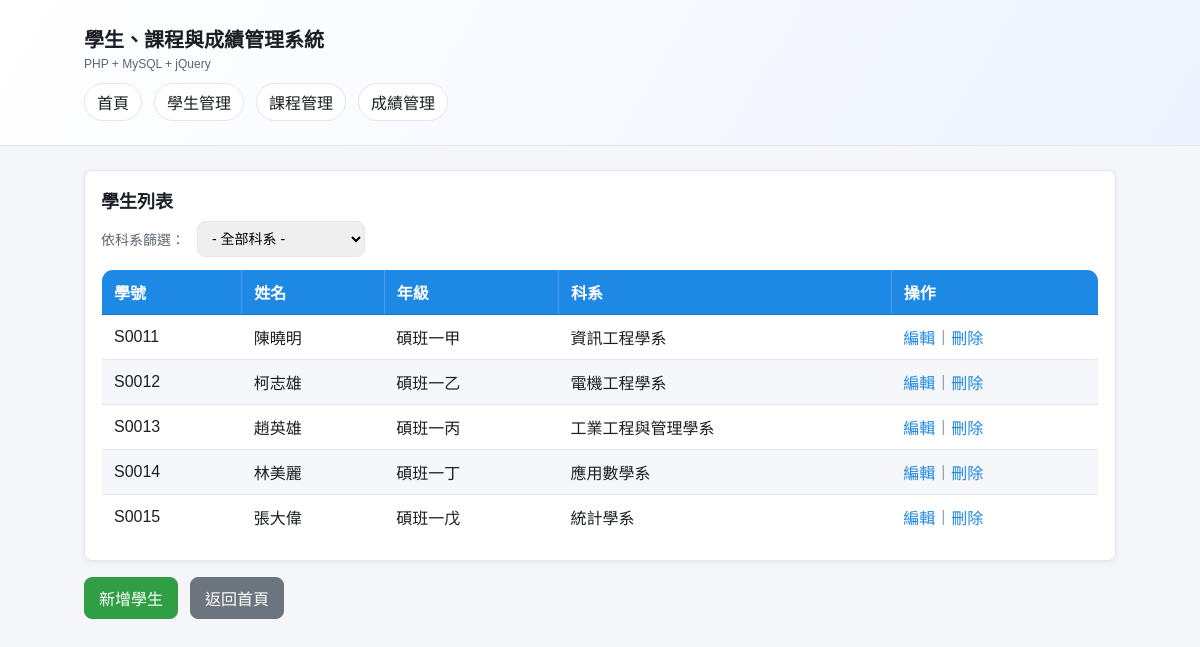
The app's page /students/list.php with its own data.
### tables this page shows
CREATE TABLE Student (
    學號 CHAR(5) PRIMARY KEY,
    姓名 VARCHAR(20),
    年級 VARCHAR(10),
    科系代碼 CHAR(4),
    FOREIGN KEY (科系代碼) REFERENCES Department(科系代碼)
);

CREATE TABLE Department (
    科系代碼 CHAR(4) PRIMARY KEY,
    科系名稱 VARCHAR(50),
    系主任 VARCHAR(20)
);

### db.php (called while the page is built, shortened)
<?php
function h($value): string
{
    return htmlspecialchars((string)$value, ENT_QUOTES, 'UTF-8');
}
function base_prefix(): string
{
    $script = $_SERVER['SCRIPT_NAME'] ?? '';
    $dir = trim(dirname($script), '/');
    $parts = explode('/', $dir);
    $project = basename(__DIR__);
    return str_repeat('../', count($parts));
}
function url_path(string $path): string
{
    return base_prefix() . ltrim($path, '/');
}

### students/list.php (the view, shortened to what this page needs)
<?php
require_once __DIR__ . '/../db.php';
$pdo = get_pdo();
$sql = 'SELECT s.學號, s.姓名, s.年級, s.科系代碼, d.科系名稱 '
    . 'FROM Student s LEFT JOIN Department d ON s.科系代碼 = d.科系代碼';
$params = [];
$sql .= ' ORDER BY s.學號';
$stmt = $pdo->prepare($sql);
$stmt->execute($params);
$students = $stmt->fetchAll();
include __DIR__ . '/../header.php';
?>
<div class="page-card">
    <div class="card-header">
        <div class="section-title">學生列表</div>
        <form method="get" class="filter-row">
            <label for="dept">依科系篩選：</label>
            <select id="dept" name="dept" class="js-auto-submit">
                <option value="">- 全部科系 -</option>
            </select>
        </form>
    </div>
    <table class="table table-blue table-striped">
        <thead>
            <tr>
                <th>學號</th>
                <th>姓名</th>
                <th>年級</th>
                <th>科系</th>
                <th>操作</th>
            </tr>
        </thead>
        <tbody>
            <?php if (!$students): ?>
                <tr>
                    <td colspan="5">目前沒有學生資料</td>
                </tr>
            <?php else: ?>
                <?php foreach ($students as $row): ?>
                    <tr>
                        <td><?php echo h($row['學號']); ?></td>
                        <td><?php echo h($row['姓名']); ?></td>
                        <td><?php echo h($row['年級']); ?></td>
                        <td><?php echo h($row['科系名稱'] ?? $row['科系代碼']); ?></td>
                        <td>
                            <div class="actions-inline">
                                <a class="action-link" href="edit.php?id=<?php echo h($row['學號']); ?>">編輯</a>
                                <span class="action-divider">|</span>
                                <form method="post" action="delete.php" class="js-delete" data-confirm="確認要刪除 <?php echo h($row['姓名']); ?> 嗎？">
                                    <button class="action-link" type="submit">刪除</button>
                                </form>
                            </div>
                        </td>
                    </tr>
                <?php endforeach; ?>
            <?php endif; ?>
        </tbody>
    </table>
</div>
<div class="footer-actions">
    <a class="btn success" href="create.php">新增學生</a>
    <a class="btn secondary" href="<?php echo h(url_path('index.php')); ?>">返回首頁</a>
</div>
<?php include __DIR__ . '/../footer.php'; ?>

### assets/style.css (style rules this page uses)
:root { --bg: #f4f6f9; --card: #ffffff; --text: #1b1f24; --muted: #5b6672; --primary: #1f6feb; --danger: #c92a2a; --border: #e1e6ef; }
* { box-sizing: border-box; }
body { margin: 0; background: var(--bg); color: var(--text); font-family: "Noto Sans TC", "PingFang TC", "Microsoft JhengHei", sans-serif; }
.page-card { background: #ffffff; border: 1px solid #e3e6ea; border-radius: 8px; padding: 16px 16px 20px; box-shadow: 0 2px 6px rgba(15, 23, 42, 0.06); }
.card-header { display: flex; flex-direction: column; align-items: flex-start; gap: 8px; margin-bottom: 12px; }
.section-title { font-weight: 700; font-size: 18px; }
.filter-row { display: flex; align-items: center; flex-wrap: wrap; gap: 8px 12px; }
.filter-row label { font-size: 14px; color: var(--muted); }
.table.table-blue thead th { background: #1e88e5; color: #ffffff; border-bottom: 1px solid #1b77cc; }
.table.table-blue thead th + th { border-left: 1px solid rgba(255, 255, 255, 0.2); }
.table.table-striped tbody tr:nth-child(even) td { background: #f5f7fa; }
.actions-inline { display: flex; align-items: center; gap: 6px; color: #1e88e5; }
.actions-inline form { margin: 0; }
.action-link { border: none; background: none; padding: 0; color: #1e88e5; cursor: pointer; text-decoration: none; font: inherit; }
.action-divider { color: #9aa4b2; }
.footer-actions { display: flex; gap: 12px; margin-top: 16px; }
.table { width: 100%; border-collapse: collapse; background: var(--card); border: 1px solid var(--border); border-radius: 12px; overflow: hidden; }
.table th, .table td { padding: 10px 12px; border-bottom: 1px solid var(--border); text-align: left; }
.table th { background: #f8fafc; font-weight: 600; }
.table tr:last-child td { border-bottom: none; }
input[type="text"], input[type="number"], select { padding: 8px 10px; border: 1px solid var(--border); border-radius: 8px; font-size: 14px; }
.btn { display: inline-flex; align-items: center; justify-content: center; gap: 6px; padding: 8px 14px; border-radius: 8px; border: 1px solid var(--border); background: #ffffff; color: var(--text); text-decoration: none; cursor: pointer; }
.btn.success { background: #2f9e44; color: #ffffff; border-color: #2f9e44; }
.btn.secondary { background: #6c757d; color: #ffffff; border-color: #6c757d; }

### records on screen
student: 學號 "S0011", 姓名 "陳曉明", 年級 "碩班一甲", 科系代碼.科系名稱 "資訊工程學系"
student: 學號 "S0012", 姓名 "柯志雄", 年級 "碩班一乙", 科系代碼.科系名稱 "電機工程學系"
student: 學號 "S0013", 姓名 "趙英雄", 年級 "碩班一丙", 科系代碼.科系名稱 "工業工程與管理學系"
student: 學號 "S0014", 姓名 "林美麗", 年級 "碩班一丁", 科系代碼.科系名稱 "應用數學系"
student: 學號 "S0015", 姓名 "張大偉", 年級 "碩班一戊", 科系代碼.科系名稱 "統計學系"
